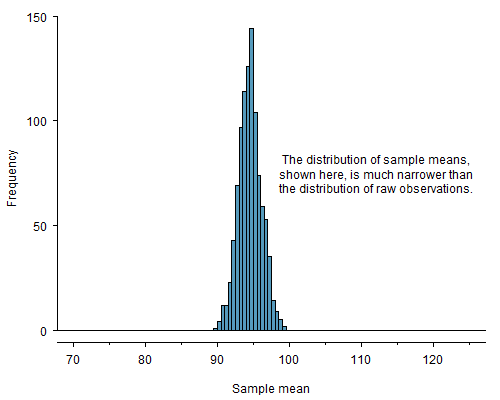

Write R code to recreate this figure.
library(openintro)
data(COL)

myPNG('netTime1000SamplingDistribution.png', 500, 400,
      mar = c(4, 4, 1, 1),
      mgp = c(2.7,0.7,0))

set.seed(5)
means <- c()
for (i in 1:1000) {
    temp <- sample(nrow(run10), 100)
    means[i] <- mean(run10$time[temp], na.rm=TRUE)
}

plot(0, 0,
     type = 'n',
     xlim = c(70, 125),
     ylim = c(0, 145),
     xlab = 'Sample mean',
     ylab = 'Frequency',
     axes = FALSE)
m <- mean(run10$time, na.rm = TRUE)
s <- sd(run10$time, na.rm = TRUE)/10
histPlot(means, col = COL[1], breaks = 25, add = TRUE)
abline(h = 0)
axis(1, at = seq(0, 200, 10))
axis(1, at = seq(0, 200, 10) + 5, rep("", 21), tcl = -0.15)
axis(2, at = c(0, 50, 100, 150))
text(112, 75,
     paste("The distribution of sample means,",
           "shown here, is much narrower than",
           "the distribution of raw observations.",
           sep = "\n"))
dev.off()
